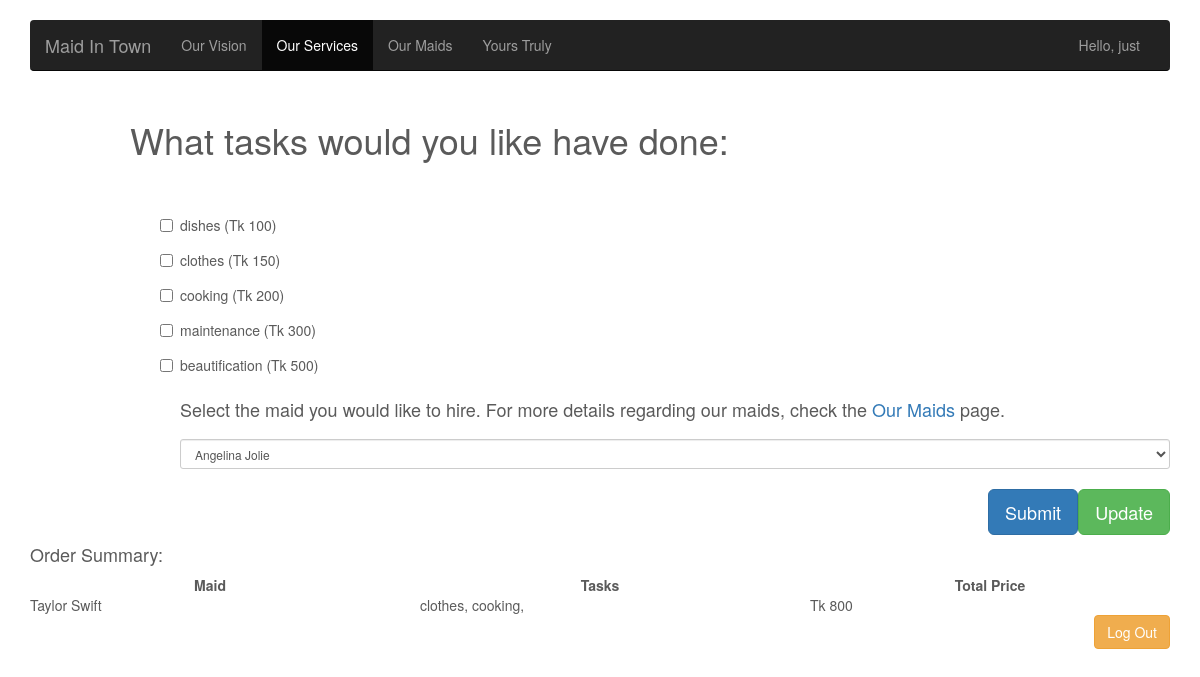
/services.php (signed in), run on the app's committed database.
### tables this page shows
CREATE TABLE IF NOT EXISTS `users` (
`id` int(11) NOT NULL,
  `name` varchar(50) NOT NULL,
  `email` varchar(50) NOT NULL,
  `password` varchar(50) NOT NULL,
  `address` varchar(50) NOT NULL,
  `phone` varchar(11) NOT NULL
);

CREATE TABLE IF NOT EXISTS `task_price` (
`id` int(11) NOT NULL,
  `dishes` int(11) NOT NULL,
  `clothes` int(11) NOT NULL,
  `cooking` int(11) NOT NULL,
  `maintenance` int(11) NOT NULL,
  `beatification` int(11) NOT NULL
);

CREATE TABLE IF NOT EXISTS `user_maid` (
`id` int(11) NOT NULL,
  `user_id` int(11) NOT NULL,
  `maid_id` int(11) NOT NULL,
  `total_price` int(11) NOT NULL
);

CREATE TABLE IF NOT EXISTS `maids` (
`id` int(11) NOT NULL,
  `name` varchar(50) NOT NULL,
  `gender` varchar(10) NOT NULL,
  `contract` varchar(10) NOT NULL
);

CREATE TABLE IF NOT EXISTS `tasks` (
`id` int(11) NOT NULL,
  `user_id` int(11) NOT NULL,
  `dishes` tinyint(1) NOT NULL,
  `clothes` tinyint(1) NOT NULL,
  `cooking` tinyint(1) NOT NULL,
  `maintenance` tinyint(1) NOT NULL,
  `beautification` tinyint(1) NOT NULL
);

### services.php (the view, shortened to what this page needs)
<?php include_once("includes/connection.php"); ?>
<?php
    if (isset($_SESSION['user_id'])){
        $user_id = $_SESSION['user_id'];
        $query = "select name from users WHERE id = {$user_id}";
        $user_name = mysqli_query($connection, $query);
        $user_name = mysqli_fetch_assoc($user_name);
    }
?>
<?php
    $query = "SELECT dishes, clothes, cooking, maintenance, beautification FROM tasks;";
    $tasks_result = mysqli_query($connection, $query);
    $fields = mysqli_fetch_fields($tasks_result);
    $query = "SELECT * FROM maids;";
    $maid_names = mysqli_query($connection, $query);
    $query = "SELECT * FROM task_price;";
    $task_price_result = mysqli_query($connection, $query);
    $task_price = mysqli_fetch_array($task_price_result, MYSQLI_NUM);
?>
<!DOCTYPE html>
<html lang="en">
<head>
    <link href="css/bootstrap.min.css" rel="stylesheet">
    <link href="carousel.css" rel="stylesheet">
    <link href="custom.css" rel="stylesheet">
</head>
<body>
<div class="navbar-wrapper">
    <div class="container">
        <nav class="navbar navbar-inverse navbar-static-top">
            <div class="container">
                <div class="navbar-header">
                    <a class="navbar-brand" href="#">Maid In Town</a>
                </div>
                <div id="navbar" class="navbar-collapse collapse">
                    <ul class="nav navbar-nav">
                        <li><a href="index.html">Our Vision</a></li>
                        <li class="active"><a href="#">Our Services</a></li>
                        <li><a href="maids.php">Our Maids</a></li>
                        <li><a href="#">Yours Truly</a></li>
                    </ul>
                    <ul class="nav navbar-nav pull-right">
                        <li class="pull-right"><a href="login.php" id="log" target="_blank"><?php if (isset($user_name)) { echo "Hello, " . $user_name['name'] ;} else {echo "Log In";}?></a></li>
                    </ul>
                </div>
            </div>
        </nav>
    </div>
</div>
<div class="container" id="tasks_section">
    <form class="form-group-sm" id="tasks_form" method="post" action="#">
        <h1 id="tasks_section_header">What tasks would you like have done: </h1>
        <div id="tasks_controls">
            <?php $i = 1; foreach($fields as $field) { ?>
                <div class="checkbox">
                    <label style="padding: 5px 0;" >
                        <input type="checkbox" name="check_list[]" value="<?php echo $field->name . " " . $task_price[$i];?>"><?php echo $field->name . " " . "(Tk " . $task_price[$i] . ")";?>
                    </label>
                </div>
            <?php $i++; } ?>
            <h4 id="tasks_maid_header">Select the maid you would like to hire. For more details regarding our maids, check the <a href="maids.php" target="_blank">Our Maids</a> page.</h4>
            <select class="form-control" name="maid_id">
                <?php while($name = mysqli_fetch_assoc($maid_names)) { ?>
                    <option value="<?php echo $name['id']; ?>">
                        <?php echo $name['name']; ?>
                    </option>
                <?php } ?>
            </select>
        </div>
        <button class="btn btn-lg btn-success pull-right" id="tasks_button" type="submit" name="update">Update</button>
        <button class="btn btn-lg btn-primary pull-right" id="tasks_button" type="submit" name="submit">Submit</button>
    </form>
</div>
<div class="container">
    <h4>Order Summary:</h4>
    <?php
    if ($_SESSION['user_id']) {
        $user_id = $_SESSION['user_id'];
        $query = "SELECT maids.name, maids.id, total_price FROM maids INNER JOIN user_maid ";
        $query .= "ON maids.id = user_maid.maid_id ";
        $query .= "WHERE user_maid.user_id = {$user_id};";
        $result = mysqli_query($connection, $query);
        $maid_info = mysqli_fetch_assoc($result);
        $maid_name = $maid_info['name'];
        $total_price = $maid_info['total_price'];
?>
        <div class="row">
            <div class="col-lg-4 text-center"><strong>Maid</strong></div>
            <div class="col-lg-4 text-center"><strong>Tasks</strong></div>
            <div class="col-lg-4 text-center"><strong>Total Price</strong></div>
        </div>
        <div class="row">
            <div class="col-lg-4 "><?php echo $maid_name; ?></div>
            <div class="col-lg-4">
                <?php
                $query = "SELECT * FROM tasks ";
                $query .= "WHERE user_id = {$user_id};";
                $tasks_result = mysqli_query($connection, $query);
                while ($row = mysqli_fetch_assoc($tasks_result)) {
                    foreach($row as $key => $value){
                        if ($value == 1){
                            echo $key . ", ";
                        }
                    }
                }
            ?>
            </div>
            <div class="col-lg-4"><?php echo "Tk " . $total_price; ?></div>
            <?php }  ?>
        </div>
</div>
<div class="container">
    <form method="post" action="">
        <button class="btn btn-warning pull-right" name="logout" type="submit">Log Out</button>
    </form>
</div>
</body>
</html>

### carousel.css (style rules this page uses)
body { padding-bottom: 40px; color: #5a5a5a; }
.navbar-wrapper { position: absolute; top: 0; right: 0; left: 0; z-index: 20; }
.navbar-wrapper > .container { padding-right: 0; padding-left: 0; }
.navbar-wrapper .navbar { padding-right: 15px; padding-left: 15px; }
.navbar-wrapper .navbar .container { width: auto; }
@media (min-width: 768px) { .navbar-wrapper { margin-top: 20px; } }
@media (min-width: 768px) { .navbar-wrapper .container { padding-right: 15px; padding-left: 15px; } }
@media (min-width: 768px) { .navbar-wrapper .navbar { padding-right: 0; padding-left: 0; } }
@media (min-width: 768px) { .navbar-wrapper .navbar { border-radius: 4px; } }

### custom.css (style rules this page uses)
#tasks_section { margin-top: 100px; }
#tasks_section_header { margin-bottom: 50px; }
#tasks_form { margin-left: 100px; }
#tasks_controls { margin-left: 50px; }
#tasks_button { margin-top: 20px; }
#tasks_maid_header { margin-top: 20px; margin-bottom: 20px; }

### data on the page
users: name "just"
task_price: dishes "100", clothes "150", cooking "200", maintenance "300", beatification "500"
user_maid: maid.name "Taylor Swift", total_price "800"
tasks: key "clothes", key "cooking"

### other printed values
$field->name "dishes"
$field->name "clothes"
$field->name "cooking"
$field->name "maintenance"
$field->name "beautification"
form field maid_id "Angelina Jolie"
